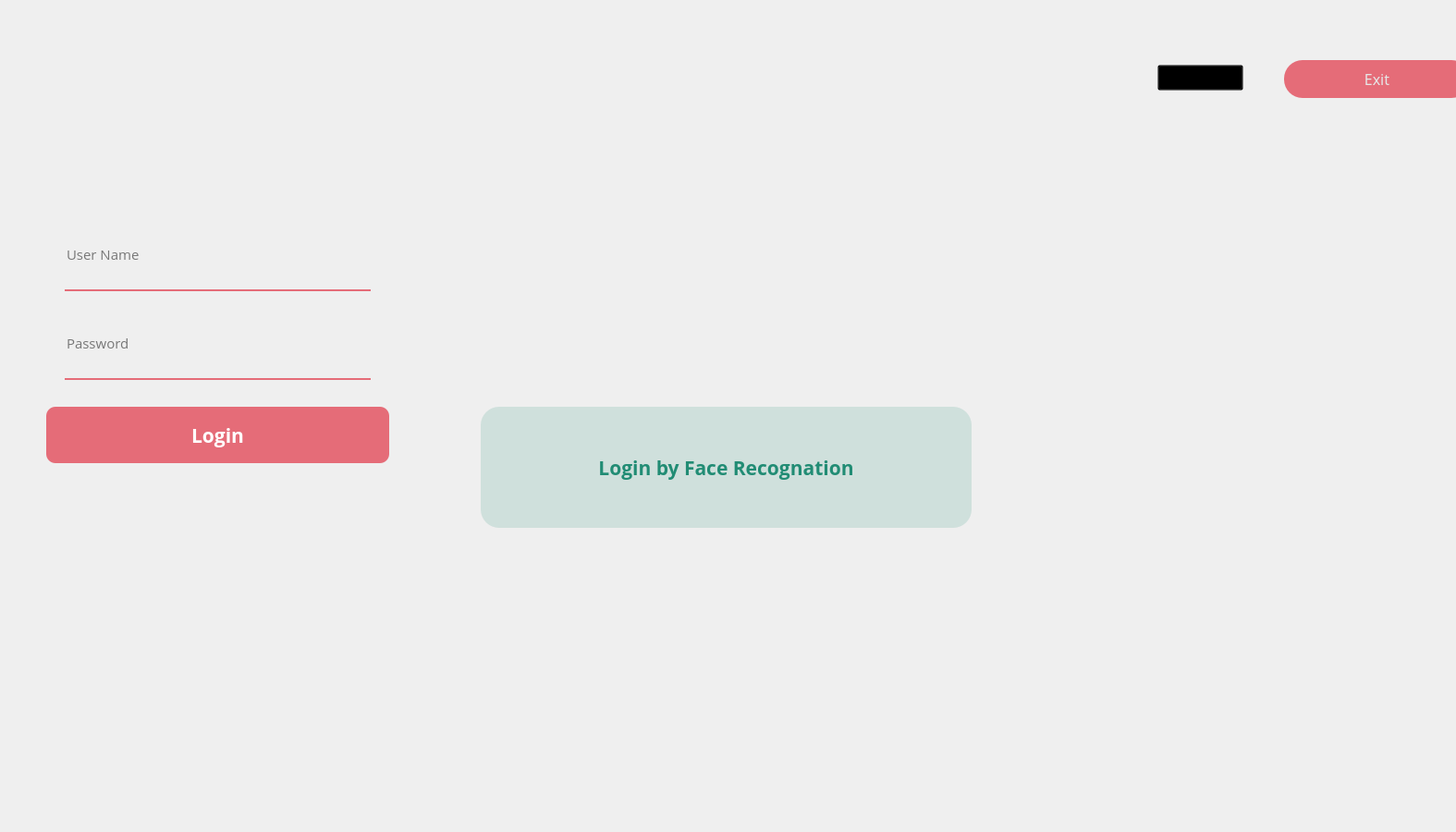
  <widget class="QWidget" name="loginScreen_widget" native="true">
   <property name="geometry">
    <rect>
     <x>0</x>
     <y>0</y>
     <width>1575</width>
     <height>900</height>
    </rect>
   </property>
   <widget class="QLabel" name="loginScreen_BG">
    <property name="geometry">
     <rect>
      <x>0</x>
      <y>0</y>
      <width>1575</width>
      <height>900</height>
     </rect>
    </property>
    <property name="styleSheet">
     <string notr="true">border-image: url(:/images/materials/loginScreen.png);
border-radius:38px;</string>
    </property>
    <property name="text">
     <string/>
    </property>
   </widget>
   <widget class="QPushButton" name="login_btn">
    <property name="geometry">
     <rect>
      <x>50</x>
      <y>440</y>
      <width>371</width>
      <height>61</height>
     </rect>
    </property>
    <property name="font">
     <font>
      <family>Open Sans</family>
      <pointsize>16</pointsize>
      <weight>75</weight>
      <bold>true</bold>
     </font>
    </property>
    <property name="styleSheet">
     <string notr="true">QPushButton#login_btn{
background-color: rgb(229, 108, 120);
color:rgba(255,255,255,255);
border-radius:10px;
}

QPushButton#login_btn:hover{
background-color: rgba(229, 108, 120,220);
}

QPushButton#login_btn:pressed{
padding-left:5px;
padding-top:5px;
background-color: rgba(229, 108, 120,220);
}</string>
    </property>
    <property name="text">
     <string>Login</string>
    </property>
   </widget>
   <widget class="QPushButton" name="loginHome_btn">
    <property name="geometry">
     <rect>
      <x>1252</x>
      <y>70</y>
      <width>93</width>
      <height>28</height>
     </rect>
    </property>
    <property name="font">
     <font>
      <family>Open Sans</family>
      <pointsize>11</pointsize>
     </font>
    </property>
    <property name="styleSheet">
     <string notr="true">QPushButton#loginHome_btn{
background-color: rgba(0, 0, 0, 0);
color:rgba(0,0,0,255);
}

QPushButton#loginHome_btn:hover{
color:rgba(0,0,0,150);
}

QPushButton#loginHome_btn:pressed{
color:rgba(0,0,0,150);
padding-left:5px;
padding-top:5px;
}</string>
    </property>
    <property name="text">
     <string>Home</string>
    </property>
   </widget>
   <widget class="QLineEdit" name="loginUserName_tbox">
    <property name="geometry">
     <rect>
      <x>70</x>
      <y>244</y>
      <width>331</width>
      <height>71</height>
     </rect>
    </property>
    <property name="font">
     <font>
      <family>Open Sans</family>
      <pointsize>11</pointsize>
     </font>
    </property>
    <property name="styleSheet">
     <string notr="true">background-color: rgba(0, 0, 0,0);
border:none;
border-bottom:2px solid rgb(229,108,120);
color:rgpa(255,255,255,230);
padding-bottom:7px;



</string>
    </property>
    <property name="placeholderText">
     <string>User Name</string>
    </property>
   </widget>
   <widget class="QLineEdit" name="loginPassword_tbox">
    <property name="geometry">
     <rect>
      <x>70</x>
      <y>340</y>
      <width>331</width>
      <height>71</height>
     </rect>
    </property>
    <property name="font">
     <font>
      <family>Open Sans</family>
      <pointsize>11</pointsize>
     </font>
    </property>
    <property name="styleSheet">
     <string notr="true">background-color: rgba(0, 0, 0,0);
border:none;
border-bottom:2px solid rgb(229,108,120);
color:rgpa(255,255,255,230);
padding-bottom:7px;



</string>
    </property>
    <property name="echoMode">
     <enum>QLineEdit::Password</enum>
    </property>
    <property name="placeholderText">
     <string>Password</string>
    </property>
   </widget>
   <widget class="QPushButton" name="loginExit_btn">
    <property name="geometry">
     <rect>
      <x>1389</x>
      <y>65</y>
      <width>201</width>
      <height>41</height>
     </rect>
    </property>
    <property name="font">
     <font>
      <family>Poppins Medium</family>
      <pointsize>12</pointsize>
      <weight>50</weight>
      <bold>false</bold>
     </font>
    </property>
    <property name="styleSheet">
     <string notr="true">QPushButton#loginExit_btn{
background-color: rgb(229, 108, 120);
	color: rgb(230, 230, 230);
border-radius:20px;
}

QPushButton#loginExit_btn:hover{
background-color: rgba(229, 108, 120,220);
}

QPushButton#loginExit_btn:pressed{
padding-left:5px;
padding-top:5px;
background-color: rgba(229, 108, 120,220);
}</string>
    </property>
    <property name="text">
     <string>Exit</string>
    </property>
   </widget>
   <widget class="QLabel" name="fingerPrintIcon_Label">
    <property name="geometry">
     <rect>
      <x>460</x>
      <y>630</y>
      <width>150</width>
      <height>150</height>
     </rect>
    </property>
    <property name="styleSheet">
     <string notr="true">background-color: rgba(255, 255, 255,0);</string>
    </property>
    <property name="text">
     <string/>
    </property>
   </widget>
   <widget class="QPushButton" name="faceRecognation_login_btn">
    <property name="geometry">
     <rect>
      <x>520</x>
      <y>440</y>
      <width>531</width>
      <height>131</height>
     </rect>
    </property>
    <property name="font">
     <font>
      <family>Open Sans</family>
      <pointsize>16</pointsize>
      <weight>75</weight>
      <bold>true</bold>
     </font>
    </property>
    <property name="styleSheet">
     <string notr="true">QPushButton#faceRecognation_login_btn{
	background-color: rgba(33, 140, 116,40);
	color: rgb(33, 140, 116);
border-radius:20px;
}

QPushButton#faceRecognation_login_btn:hover{
background-color: rgba(33, 140, 116,60);
color: rgb(33, 140, 116);
}

QPushButton#faceRecognation_login_btn:pressed{
padding-left:5px;
padding-top:5px;
background-color: rgba(33, 140, 116,60);
color: rgb(33, 140, 116);
}</string>
    </property>
    <property name="text">
     <string>Login by Face Recognation</string>
    </property>
   </widget>
   <zorder>loginScreen_BG</zorder>
   <zorder>login_btn</zorder>
   <zorder>loginHome_btn</zorder>
   <zorder>loginUserName_tbox</zorder>
   <zorder>loginPassword_tbox</zorder>
   <zorder>fingerPrintIcon_Label</zorder>
   <zorder>faceRecognation_login_btn</zorder>
   <zorder>loginExit_btn</zorder>
  </widget>
